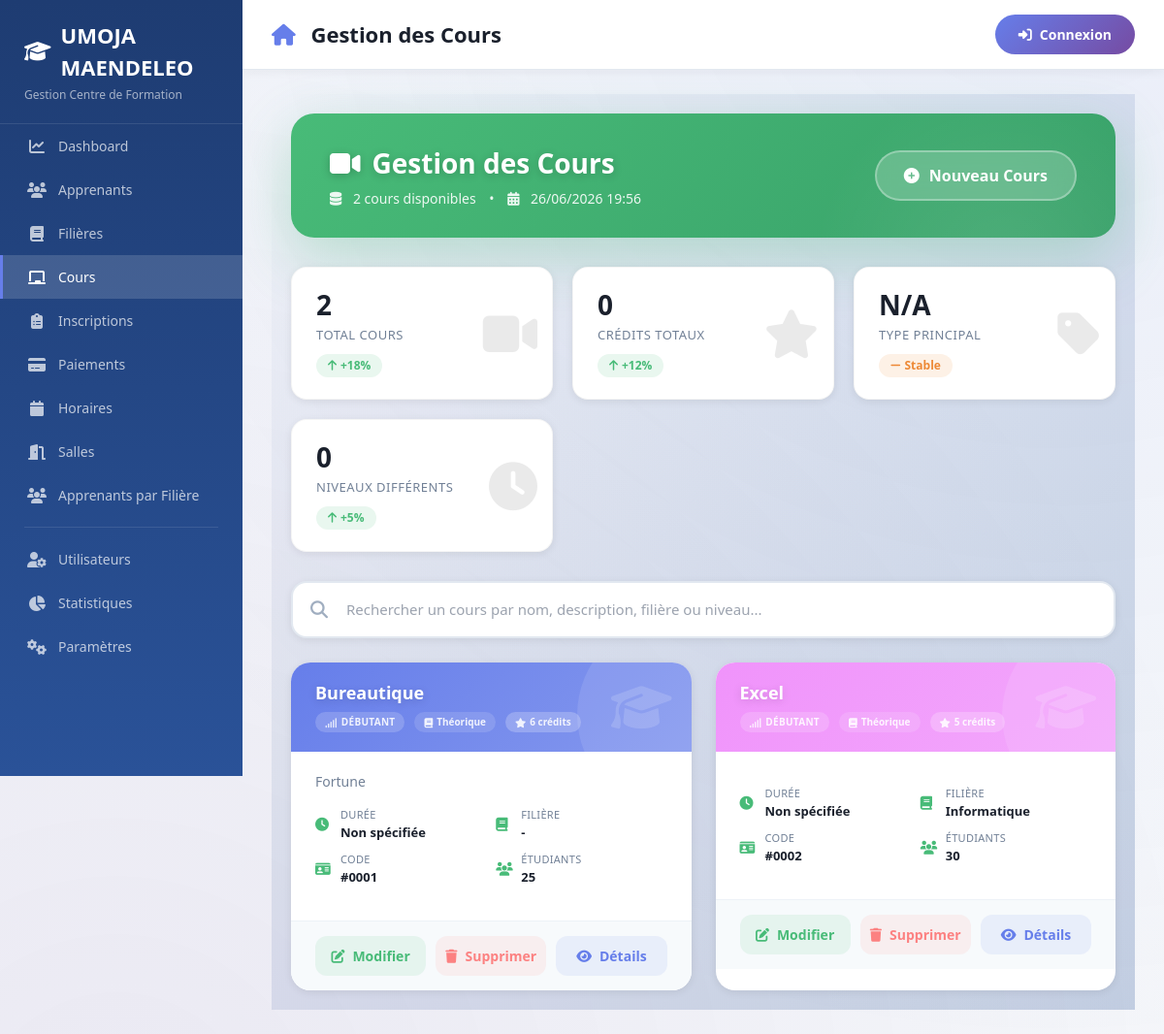
The app's page /pages/cours.php with its own data.
### tables this page shows
CREATE TABLE `cours` (
  `id_cours` int(11) NOT NULL,
  `nom` varchar(100) NOT NULL,
  `description` text DEFAULT NULL,
  `id_filiere` int(11) DEFAULT NULL
);

CREATE TABLE `filiere` (
  `id_filiere` int(11) NOT NULL,
  `nom` varchar(100) NOT NULL,
  `duree` varchar(50) DEFAULT NULL,
  `frais_mensuel` decimal(10,2) DEFAULT NULL
);

### classes/Cours.php (called while the page is built, shortened)
<?php
class Cours {
    private $conn;
    private $table = 'cours';
    public function __construct($db) {
        $this->conn = $db;
    }
    public function getAll() {
        $query = "SELECT c.*, f.nom as filiere_nom FROM " . $this->table . " c
                  LEFT JOIN filiere f ON c.id_filiere = f.id_filiere
                  ORDER BY c.nom ASC";
        $stmt = $this->conn->prepare($query);
        $stmt->execute();
        return $stmt->fetchAll(PDO::FETCH_ASSOC);
    }
}

### pages/cours.php (the view, shortened to what this page needs)
<?php
require_once __DIR__ . '/../classes/Cours.php';
$database = new Database();
$db = $database->connect();
$cours = new Cours($db);
$touts_cours = $cours->getAll();
include __DIR__ . '/../includes/header.php';
?>
<div class="page-wrapper">
    <div class="content-wrapper">
        <div class="page-header">
            <div style="display: flex; justify-content: space-between; align-items: center; flex-wrap: wrap; gap: 15px;">
                <div>
                    <h1><i class="fas fa-video me-3"></i>Gestion des Cours</h1>
                    <div class="subtitle">
                        <i class="fas fa-database me-2"></i>
                        <?php echo count($touts_cours); ?> cours disponibles
                        <span style="margin: 0 10px;">•</span>
                        <i class="fas fa-calendar-alt me-2"></i>
                        <?php echo date('d/m/Y H:i'); ?>
                    </div>
                </div>
                <button onclick="openModal()" class="btn-add">
                    <i class="fas fa-plus-circle"></i>
                    <span>Nouveau Cours</span>
                </button>
            </div>
        </div>
        <?php
        $total = count($touts_cours);
        $total_credits = array_sum(array_column($touts_cours, 'credit'));
        $types = array_count_values(array_column($touts_cours, 'type'));
        $type_principal = !empty($types) ? array_keys($types)[0] : 'N/A';
        ?>
        <div class="stats-grid">
            <div class="stat-card">
                <i class="fas fa-video stat-icon"></i>
                <div class="stat-number"><?php echo $total; ?></div>
                <div class="stat-label">Total Cours</div>
                <span class="stat-change up"><i class="fas fa-arrow-up"></i> +18%</span>
            </div>
            <div class="stat-card">
                <i class="fas fa-star stat-icon"></i>
                <div class="stat-number"><?php echo $total_credits; ?></div>
                <div class="stat-label">Crédits Totaux</div>
                <span class="stat-change up"><i class="fas fa-arrow-up"></i> +12%</span>
            </div>
            <div class="stat-card">
                <i class="fas fa-tag stat-icon"></i>
                <div class="stat-number"><?php echo $type_principal; ?></div>
                <div class="stat-label">Type Principal</div>
                <span class="stat-change neutral"><i class="fas fa-minus"></i> Stable</span>
            </div>
            <div class="stat-card">
                <i class="fas fa-clock stat-icon"></i>
                <div class="stat-number"><?php echo count(array_unique(array_column($touts_cours, 'niveau'))); ?></div>
                <div class="stat-label">Niveaux Différents</div>
                <span class="stat-change up"><i class="fas fa-arrow-up"></i> +5%</span>
            </div>
        </div>
        <div class="search-wrapper">
            <i class="fas fa-search search-icon"></i>
            <input type="text" id="searchInput" placeholder="Rechercher un cours par nom, description, filière ou niveau..." onkeyup="filterCards()">
        </div>
        <div class="cours-grid" id="coursGrid">
            <?php if (empty($touts_cours)): ?>
                <div class="empty-state">
                    <i class="fas fa-video-slash"></i>
                    <h3>Aucun cours</h3>
                    <p>Commencez par ajouter votre premier cours</p>
                </div>
            <?php else: ?>
                <?php foreach ($touts_cours as $index => $c):
                    $couleur = $c['couleur'] ?? ['#667eea', '#f093fb', '#4facfe', '#fa709a', '#48bb78', '#ed8936'][$index % 6];
                ?>
                <div class="cours-card" style="animation-delay: <?php echo $index * 0.06; ?>s" data-search="<?php echo strtolower($c['nom'] . ' ' . ($c['description'] ?? '') . ' ' . ($c['filiere_nom'] ?? '') . ' ' . ($c['niveau'] ?? '')); ?>">
                    <div class="card-header" style="background: linear-gradient(135deg, <?php echo $couleur; ?>, <?php echo $couleur; ?>cc);">
                        <i class="fas fa-graduation-cap card-icon"></i>
                        <div class="cours-nom"><?php echo htmlspecialchars($c['nom']); ?></div>
                        <div class="cours-meta">
                            <span class="badge-niveau">
                                <i class="fas fa-signal"></i>
                                <?php echo htmlspecialchars($c['niveau'] ?? 'Débutant'); ?>
                            </span>
                            <span class="badge-type">
                                <i class="fas fa-<?php echo ($c['type'] ?? 'Théorique') === 'Pratique' ? 'code' : 'book'; ?>"></i>
                                <?php echo htmlspecialchars($c['type'] ?? 'Théorique'); ?>
                            </span>
                            <span class="badge-credit">
                                <i class="fas fa-star"></i>
                                <?php echo $c['credit'] ?? rand(3, 8); ?> crédits
                            </span>
                        </div>
                    </div>
                    <div class="card-body">
                        <p class="description">
                            <?php echo htmlspecialchars($c['description'] ?? 'Description non disponible'); ?>
                        </p>
                        <div class="details">
                            <div class="detail-item">
                                <i class="fas fa-clock"></i>
                                <div>
                                    <span class="label">Durée</span>
                                    <span class="value"><?php echo htmlspecialchars($c['duree'] ?? 'Non spécifiée'); ?></span>
                                </div>
                            </div>
                            <div class="detail-item">
                                <i class="fas fa-book"></i>
                                <div>
                                    <span class="label">Filière</span>
                                    <span class="value"><?php echo htmlspecialchars($c['filiere_nom'] ?? '-'); ?></span>
                                </div>
                            </div>
                            <div class="detail-item">
                                <i class="fas fa-id-card"></i>
                                <div>
                                    <span class="label">Code</span>
                                    <span class="value">#<?php echo str_pad($c['id_cours'], 4, '0', STR_PAD_LEFT); ?></span>
                                </div>
                            </div>
                            <div class="detail-item">
                                <i class="fas fa-users"></i>
                                <div>
                                    <span class="label">Étudiants</span>
                                    <span class="value"><?php echo rand(15, 45); ?></span>
                                </div>
                            </div>
                        </div>
                    </div>
                    <div class="card-footer">
                        <a href="?edit=<?php echo $c['id_cours']; ?>" class="btn-action btn-edit">
                            <i class="fas fa-edit"></i> Modifier
                        </a>
                        <a href="?delete=<?php echo $c['id_cours']; ?>" class="btn-action btn-delete" onclick="return confirm('Êtes-vous sûr de vouloir supprimer ce cours ? Cette action est irréversible et supprimera également les horaires associés.')">
                            <i class="fas fa-trash"></i> Supprimer
                        </a>
                        <a href="#" class="btn-action btn-view" onclick="event.preventDefault(); alert('📚 Détails du cours #<?php echo $c['id_cours']; ?>\n\n📖 Nom: <?php echo htmlspecialchars($c['nom']); ?>\n📂 Filière: <?php echo htmlspecialchars($c['filiere_nom'] ?? '-'); ?>\n⏱️ Durée: <?php echo htmlspecialchars($c['duree'] ?? 'Non spécifiée'); ?>\n📊 Niveau: <?php echo htmlspecialchars($c['niveau'] ?? 'Débutant'); ?>\n🏷️ Type: <?php echo htmlspecialchars($c['type'] ?? 'Théorique'); ?>\n⭐ Crédits: <?php echo $c['credit'] ?? rand(3, 8); ?>\n📝 Description: <?php echo htmlspecialchars($c['description'] ?? 'Non disponible'); ?>')">
                            <i class="fas fa-eye"></i> Détails
                        </a>
                    </div>
                </div>
                <?php endforeach; ?>
            <?php endif; ?>
        </div>
    </div>
</div>
<?php include __DIR__ . '/../includes/footer.php'; ?>

### includes/header.php (style rules this page uses)
* { margin: 0; padding: 0; box-sizing: border-box; }
body { font-family: 'Segoe UI', Tahoma, Geneva, Verdana, sans-serif; background: #f5f7fa; min-height: 100vh; }

### records on screen
cours: nom "Bureautique", niveau "DÉBUTANT", type "Théorique", credit "6", description "Fortune", duree "Non spécifiée", filiere_nom "-", id_cours "0001"
cours: nom "Excel", niveau "DÉBUTANT", type "Théorique", credit "5", duree "Non spécifiée", id_filiere.nom "Informatique", id_cours "0002"

### other values on screen
$page_title "Gestion des Cours"
count($touts_cours) "2"
$total "2"
$total_credits "0"
$type_principal "N/A"
count(array_unique(array_column($touts_cours, 'niveau'))) "0"
